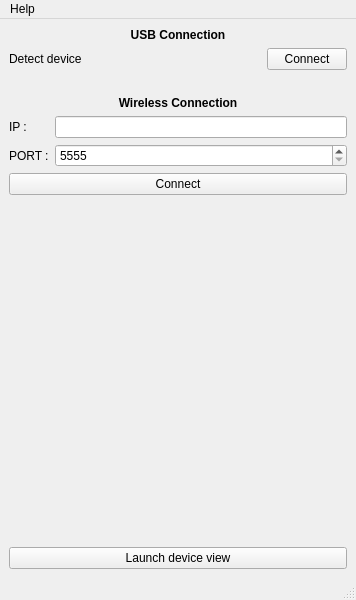
<?xml version="1.0" encoding="UTF-8"?>
<ui version="4.0">
 <class>MainWindow</class>
 <widget class="QMainWindow" name="MainWindow">
  <property name="geometry">
   <rect>
    <x>0</x>
    <y>0</y>
    <width>356</width>
    <height>600</height>
   </rect>
  </property>
  <property name="minimumSize">
   <size>
    <width>350</width>
    <height>400</height>
   </size>
  </property>
  <property name="maximumSize">
   <size>
    <width>500</width>
    <height>800</height>
   </size>
  </property>
  <property name="windowTitle">
   <string>Scrcpy Connect</string>
  </property>
  <property name="windowIcon">
   <iconset theme="scrcpy"/>
  </property>
  <widget class="QWidget" name="centralwidget">
   <layout class="QGridLayout" name="gridLayout_2">
    <item row="2" column="0">
     <spacer name="verticalSpacer">
      <property name="orientation">
       <enum>Qt::Vertical</enum>
      </property>
      <property name="sizeHint" stdset="0">
       <size>
        <width>20</width>
        <height>40</height>
       </size>
      </property>
     </spacer>
    </item>
    <item row="0" column="0">
     <layout class="QGridLayout" name="gridLayout">
      <item row="1" column="0" colspan="2">
       <widget class="QLabel" name="label">
        <property name="text">
         <string>Detect device</string>
        </property>
       </widget>
      </item>
      <item row="5" column="0">
       <widget class="QLabel" name="label_5">
        <property name="text">
         <string>PORT :</string>
        </property>
       </widget>
      </item>
      <item row="0" column="0" colspan="4">
       <widget class="QLabel" name="label_2">
        <property name="text">
         <string>&lt;html&gt;&lt;head/&gt;&lt;body&gt;&lt;p align=&quot;center&quot;&gt;&lt;span style=&quot; font-weight:600;&quot;&gt;USB Connection&lt;/span&gt;&lt;/p&gt;&lt;/body&gt;&lt;/html&gt;</string>
        </property>
       </widget>
      </item>
      <item row="1" column="2">
       <spacer name="horizontalSpacer">
        <property name="orientation">
         <enum>Qt::Horizontal</enum>
        </property>
        <property name="sizeHint" stdset="0">
         <size>
          <width>168</width>
          <height>20</height>
         </size>
        </property>
       </spacer>
      </item>
      <item row="4" column="1" colspan="3">
       <widget class="QLineEdit" name="lineEdit"/>
      </item>
      <item row="3" column="0" colspan="4">
       <widget class="QLabel" name="label_3">
        <property name="text">
         <string>&lt;html&gt;&lt;head/&gt;&lt;body&gt;&lt;p align=&quot;center&quot;&gt;&lt;span style=&quot; font-weight:600;&quot;&gt;Wireless Connection&lt;/span&gt;&lt;/p&gt;&lt;/body&gt;&lt;/html&gt;</string>
        </property>
       </widget>
      </item>
      <item row="4" column="0">
       <widget class="QLabel" name="label_4">
        <property name="text">
         <string>IP :</string>
        </property>
       </widget>
      </item>
      <item row="6" column="0" colspan="4">
       <widget class="QPushButton" name="pushButton_2">
        <property name="text">
         <string>Connect</string>
        </property>
       </widget>
      </item>
      <item row="1" column="3">
       <widget class="QPushButton" name="pushButton">
        <property name="text">
         <string>Connect</string>
        </property>
       </widget>
      </item>
      <item row="5" column="1" colspan="3">
       <widget class="QSpinBox" name="spinBox">
        <property name="specialValueText">
         <string>5555</string>
        </property>
        <property name="minimum">
         <number>1280</number>
        </property>
        <property name="maximum">
         <number>9999</number>
        </property>
       </widget>
      </item>
      <item row="2" column="0" colspan="4">
       <spacer name="horizontalSpacer_2">
        <property name="orientation">
         <enum>Qt::Horizontal</enum>
        </property>
        <property name="sizeHint" stdset="0">
         <size>
          <width>40</width>
          <height>20</height>
         </size>
        </property>
       </spacer>
      </item>
     </layout>
    </item>
    <item row="3" column="0">
     <widget class="QPushButton" name="pushButton_3">
      <property name="text">
       <string>Launch device view</string>
      </property>
     </widget>
    </item>
   </layout>
  </widget>
  <widget class="QMenuBar" name="menubar">
   <property name="geometry">
    <rect>
     <x>0</x>
     <y>0</y>
     <width>356</width>
     <height>23</height>
    </rect>
   </property>
   <widget class="QMenu" name="menuHelp">
    <property name="title">
     <string>Help</string>
    </property>
    <addaction name="actionAbout"/>
   </widget>
   <addaction name="menuHelp"/>
  </widget>
  <widget class="QStatusBar" name="statusbar"/>
  <action name="actionAbout">
   <property name="icon">
    <iconset theme="help-about"/>
   </property>
   <property name="text">
    <string>About</string>
   </property>
  </action>
 </widget>
 <resources/>
 <connections/>
</ui>
